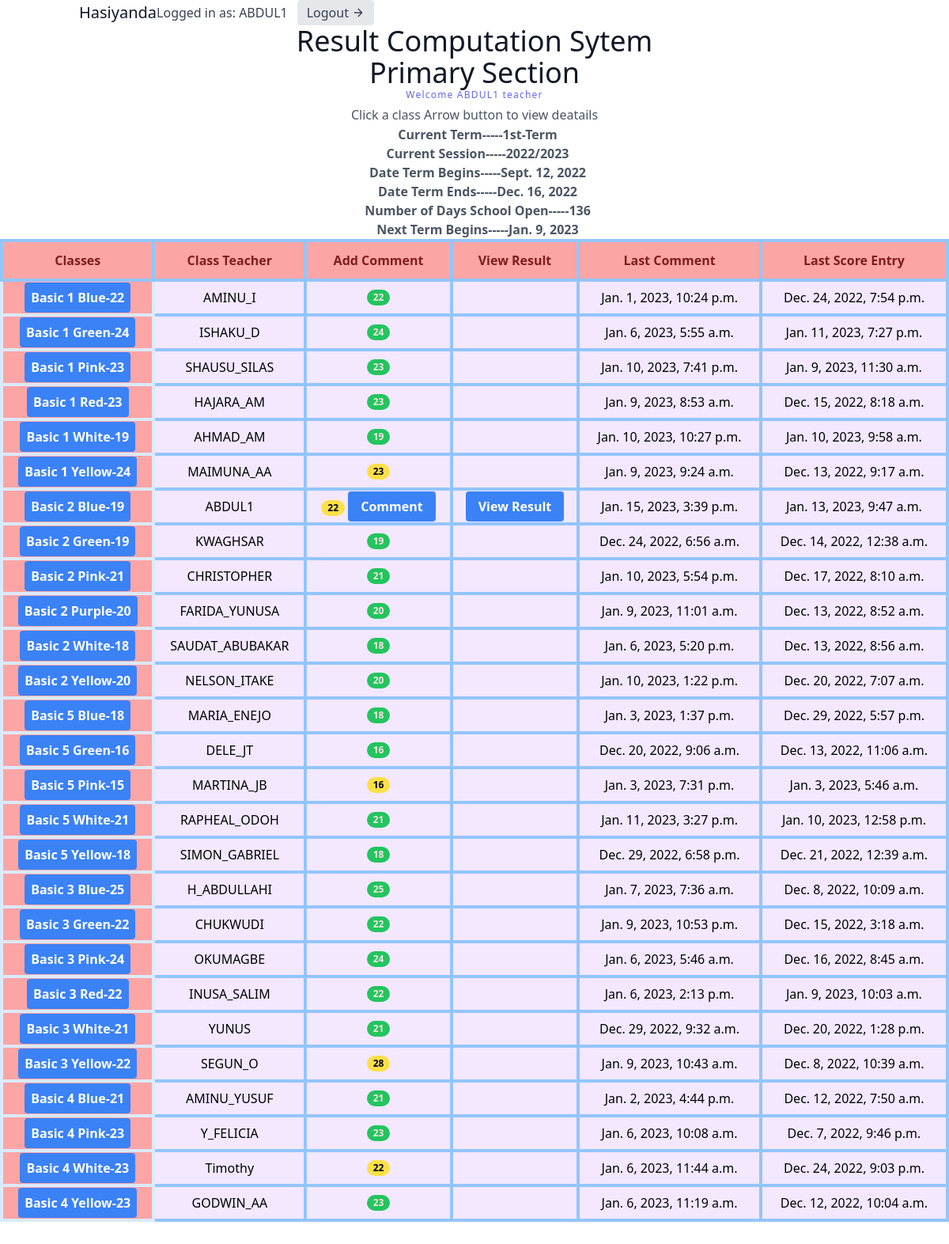
The page /classList/ (signed in) on the database its author committed.
### users/models.py (models this page shows, shortened)
class User(AbstractUser):
    class Role(models.TextChoices):
        ADMIN = 'admin'
        TEACHER = 'teacher'
        STUDENT = 'student'
    base_role = Role.TEACHER
    role = models.CharField(max_length=10, choices= Role.choices , null=True, blank=True)
    section = models.ForeignKey('result.section', on_delete=models.SET_NULL, null=True , blank=True)
    class Meta:
        db_table = 'auth_user'
    def __str__(self):
        return self.username

### result/models.py (models this page shows, shortened)
class section(models.Model):
    sectionName = models.CharField(max_length=100 , unique=True)
    def __str__(self):
        return self.sectionName

class setting(models.Model):
    announcement = models.CharField(max_length=100,null=True)
    announcement_date = models.DateField(auto_now_add=False,null=True)
    news = models.CharField(max_length=100,null=True)
    current_Term = models.CharField(max_length=100,choices=term_choices,null=True)
    current_Session = models.CharField(max_length=100,null=True)
    date_Term_Begin = models.DateField(auto_now_add=False,null=True)
    date_Term_End = models.DateField(auto_now_add=False,null=True)
    number_of_days_school_open = models.IntegerField(null=True)
    next_term_begins = models.DateField(auto_now_add=False,null=True)

class classArmTeacher(models.Model):
    className = models.ForeignKey(all_class, on_delete=models.CASCADE, null=True)
    classArm = models.ForeignKey(classArm, related_name='classArm', on_delete=models.CASCADE, null=True)
    classTeacher = models.ForeignKey(User, on_delete=models.SET_NULL, null=True)
    date = models.DateTimeField(auto_now_add=True)
    class Meta:
        ordering = ['className']

class all_class(models.Model):
    className = models.CharField(max_length=100 , unique=True)
    section = models.ForeignKey(section, on_delete=models.CASCADE, null=True)
    complete = models.BooleanField(default=False)
    date = models.DateTimeField(auto_now_add=True)
    def __str__(self):
        return self.className
    class Meta:
        ordering = ['className']

class classArm(models.Model):
    armName = models.CharField(max_length=100 , unique=True)
    def __str__(self):
        return self.armName
    class Meta:
        ordering = ['armName']

### result/views.py (the view, shortened to what this page needs)
# urls.py: path('classList/', classList.as_view(), name='classList'),
class classList(ListView):
    model = classArmTeacher
    template_name = 'result/classList.html'
    def get_context_data(self, **kwargs):
        context = super(classList, self).get_context_data(**kwargs)
        context['user'] = self.request.user
        context['setting'] = setting.objects.all()
        context['settingForm'] = settingForm()
        if self.request.user.is_staff:
            context["btn"] = "Edit Termlly Settings"
            context['all_class'] = classArmTeacher.objects.annotate(
                commentCount = Count('comment__student__id', distinct=True),
                student_in_assessment = Count('assessment__student__id', distinct=True),
                latestCommentdate = Max('comment__date'),
                latestAssessmentdate = Max('assessment__date')
                )
        else:
            context['all_class'] = classArmTeacher.objects.filter(className__section__sectionName = self.request.user.section).annotate(
                commentCount = Count('comment__id', distinct=True),
                student_in_assessment = Count('assessment__student__id', distinct=True),
                latestCommentdate = Max('comment__date'),
                latestAssessmentdate = Max('assessment__date')
            )
        return context

### result/templates/result/classList.html (shortened to what this page needs)
<script src="https://cdn.tailwindcss.com"></script>
<link rel="stylesheet" href="https://cdn.tailgrids.com/tailgrids-fallback.css" />
{% include 'navbar.html' %}
<section class="text-gray-600 body-font">
   <div class="container px-5  mx-auto">
     <div class="flex flex-col text-center w-full">
       <h1 class="sm:text-4xl text-3xl font-medium title-font text-gray-900">Result Computation Sytem</h1>
       <h1 class="sm:text-4xl text-3xl font-medium title-font text-gray-900">{{ user.section }} Section</h1>
       <h2 class="text-xs text-indigo-500 tracking-widest font-medium title-font mb-1">Welcome {{user.username}} {{user.role}}</h2>
       <p class=" mx-auto leading-relaxed text-base">Click a class Arrow button to view deatails</p>
        {% if setting.count > 0 %}
              <h4 class="font-bold pl-2">
                  Current Term-----{{setting.0.current_Term}}<br>
                  Current Session-----{{setting.0.current_Session}}<br>
                  Date Term Begins-----{{setting.0.date_Term_Begin}}<br>
                  Date Term Ends-----{{setting.0.date_Term_End}}<br>
                  Number of Days School Open-----{{setting.0.number_of_days_school_open}}<br>
                  Next Term Begins-----{{setting.0.next_term_begins}}<br>
              </h4>
        {% endif %}
      </div>
   </div>
   <div class="flex flex-col h-screen">
    <div class="flex-grow overflow-auto">
      <table class="relative w-full border">
        <thead>
          <tr>
            <th class="sticky top-0 border-4 border-blue-300  py-3 text-red-900 bg-red-300">Classes</th>
            <th class="sticky top-0 border-4 border-blue-300  py-3 text-red-900 bg-red-300">Class Teacher</th>
            <th class="sticky top-0 border-4 border-blue-300  py-3 text-red-900 bg-red-300">Add Comment</th>
            <th class="sticky top-0 border-4 border-blue-300  py-3 text-red-900 bg-red-300">View Result</th>
            <th class="sticky top-0 border-4 border-blue-300  py-3 text-red-900 bg-red-300 whitespace-nowrap">Last Comment</th>
            <th class="sticky top-0 border-4 border-blue-300  py-3 text-red-900 bg-red-300 whitespace-nowrap">Last Score Entry</th>
          </tr>
        </thead>
        <tbody class="divide-y bg-purple-100">
          <tr>
            {% for class in all_class %}
            <td class="border-4 border-blue-100  bg-red-300  text-center sticky left-0 ">
              <button class="bg-blue-500 hover:bg-blue-700 text-white font-bold py-2 px-2 rounded">
                <a href="{% url 'result:classDetails' class.id %}">
                  {{ class.className }} {{ class.classArm }}-{{class.student_in_assessment}}
                </a>
              </button>
            </td>
            <td class="border-4 border-blue-300    text-center">{{ class.classTeacher }}</td>
            <td class="border-4 border-blue-300    text-center">
              {%if class.commentCount == class.student_in_assessment %}
                <span class="inline-flex items-center justify-center px-2 py-1 text-xs font-bold leading-none text-red-100 bg-green-500 rounded-full">{{class.commentCount}}</span>
               {% elif class.commentCount > 0 %}
               <span class="inline-flex items-center justify-center px-2 py-1 text-xs font-bold leading-none text-black-100 bg-yellow-300 rounded-full">{{class.commentCount}}</span>
                {%else%}
                <span class="inline-flex items-center justify-center px-2 py-1 text-xs font-bold leading-none text-red-100 bg-red-500 rounded-full">{{class.commentCount}}</span>
               {%endif%}
            {% if class.classTeacher == request.user  or request.user.is_staff %}
              <button class="bg-blue-500 hover:bg-blue-700 text-white font-bold py-2 px-4 rounded">
              <a href="{% url 'result:addComment' class.id %}">Comment </a>
              </button>
            {% endif %}
            </td>
            <td class="border-4 border-blue-300    text-center">
            {% if class.classTeacher == request.user or request.user.is_staff %}
             <button class="bg-blue-500 hover:bg-blue-700 text-white font-bold py-2 px-4 rounded">
              <a href="{% url 'result:examResult' class.id %}">View Result</a>
              </button>
            {% endif %}
            </td>
            <td class="border-4 border-blue-300 text-center  ">
              {{ class.latestCommentdate }}
            </td>
            <td class="border-4 border-blue-300 text-center ">
              {{ class.latestAssessmentdate }}
            </td>
          </tr>
          {% endfor %}
        </tbody>
      </table>
    </div>
  </div>
 </section>

### templates/navbar.html (shortened to what this page needs)
<header class="text-gray-700 body-font">
<link rel="stylesheet" href="https://cdnjs.cloudflare.com/ajax/libs/animate.css/3.5.2/animate.min.css">
    <div class="container mx-auto flex flex-wrap flex-col md:flex-row items-center">
      <a href="" class="flex title-font font-medium items-center text-gray-900 mb-4 md:mb-0">
        <span class="ml-3 text-xl">Hasiyanda</span>
      </a>
      {% if request.user.is_authenticated %}
        Logged in as: {{ request.user.username }}
        <a href="{% url 'result:logoutUser'  %}" class="ml-3 inline-flex items-center bg-gray-200 border-0 py-1 px-3 focus:outline-none hover:bg-gray-300 rounded text-base mt-4 md:mt-0">
          Logout
            <svg fill="none" stroke="currentColor" stroke-linecap="round" stroke-linejoin="round" stroke-width="2" class="w-4 h-4 ml-1" viewBox="0 0 24 24">
                <path d="M5 12h14M12 5l7 7-7 7"></path>
            </svg>
        </a>
      {% endif %}
    </div>
</header>

### rows shown on the page
setting: current_Term "1st-Term", current_Session "2022/2023", date_Term_Begin "Sept. 12, 2022", date_Term_End "Dec. 16, 2022", number_of_days_school_open "136", next_term_begins "Jan. 9, 2023"
classArmTeacher: className "Basic 1", classArm "Blue", student_in_assessment "22", classTeacher "AMINU_I", commentCount "22", latestCommentdate "Jan. 1, 2023, 10:24 p.m.", latestAssessmentdate "Dec. 24, 2022, 7:54 p.m."
classArmTeacher: className "Basic 1", classArm "Green", student_in_assessment "24", classTeacher "ISHAKU_D", commentCount "24", latestCommentdate "Jan. 6, 2023, 5:55 a.m.", latestAssessmentdate "Jan. 11, 2023, 7:27 p.m."
classArmTeacher: className "Basic 1", classArm "Pink", student_in_assessment "23", classTeacher "SHAUSU_SILAS", commentCount "23", latestCommentdate "Jan. 10, 2023, 7:41 p.m.", latestAssessmentdate "Jan. 9, 2023, 11:30 a.m."
classArmTeacher: className "Basic 1", classArm "Red", student_in_assessment "23", classTeacher "HAJARA_AM", commentCount "23", latestCommentdate "Jan. 9, 2023, 8:53 a.m.", latestAssessmentdate "Dec. 15, 2022, 8:18 a.m."
classArmTeacher: className "Basic 1", classArm "White", student_in_assessment "19", classTeacher "AHMAD_AM", commentCount "19", latestCommentdate "Jan. 10, 2023, 10:27 p.m.", latestAssessmentdate "Jan. 10, 2023, 9:58 a.m."
classArmTeacher: className "Basic 1", classArm "Yellow", student_in_assessment "24", classTeacher "MAIMUNA_AA", commentCount "23", latestCommentdate "Jan. 9, 2023, 9:24 a.m.", latestAssessmentdate "Dec. 13, 2022, 9:17 a.m."
classArmTeacher: className "Basic 2", classArm "Blue", student_in_assessment "19", classTeacher "ABDUL1", commentCount "22", shows "Comment", shows "View Result", latestCommentdate "Jan. 15, 2023, 3:39 p.m.", latestAssessmentdate "Jan. 13, 2023, 9:47 a.m."
classArmTeacher: className "Basic 2", classArm "Green", student_in_assessment "19", classTeacher "KWAGHSAR", commentCount "19", latestCommentdate "Dec. 24, 2022, 6:56 a.m.", latestAssessmentdate "Dec. 14, 2022, 12:38 a.m."
classArmTeacher: className "Basic 2", classArm "Pink", student_in_assessment "21", classTeacher "CHRISTOPHER", commentCount "21", latestCommentdate "Jan. 10, 2023, 5:54 p.m.", latestAssessmentdate "Dec. 17, 2022, 8:10 a.m."
classArmTeacher: className "Basic 2", classArm "Purple", student_in_assessment "20", classTeacher "FARIDA_YUNUSA", commentCount "20", latestCommentdate "Jan. 9, 2023, 11:01 a.m.", latestAssessmentdate "Dec. 13, 2022, 8:52 a.m."
classArmTeacher: className "Basic 2", classArm "White", student_in_assessment "18", classTeacher "SAUDAT_ABUBAKAR", commentCount "18", latestCommentdate "Jan. 6, 2023, 5:20 p.m.", latestAssessmentdate "Dec. 13, 2022, 8:56 a.m."
classArmTeacher: className "Basic 2", classArm "Yellow", student_in_assessment "20", classTeacher "NELSON_ITAKE", commentCount "20", latestCommentdate "Jan. 10, 2023, 1:22 p.m.", latestAssessmentdate "Dec. 20, 2022, 7:07 a.m."
classArmTeacher: className "Basic 5", classArm "Blue", student_in_assessment "18", classTeacher "MARIA_ENEJO", commentCount "18", latestCommentdate "Jan. 3, 2023, 1:37 p.m.", latestAssessmentdate "Dec. 29, 2022, 5:57 p.m."
classArmTeacher: className "Basic 5", classArm "Green", student_in_assessment "16", classTeacher "DELE_JT", commentCount "16", latestCommentdate "Dec. 20, 2022, 9:06 a.m.", latestAssessmentdate "Dec. 13, 2022, 11:06 a.m."
classArmTeacher: className "Basic 5", classArm "Pink", student_in_assessment "15", classTeacher "MARTINA_JB", commentCount "16", latestCommentdate "Jan. 3, 2023, 7:31 p.m.", latestAssessmentdate "Jan. 3, 2023, 5:46 a.m."
classArmTeacher: className "Basic 5", classArm "White", student_in_assessment "21", classTeacher "RAPHEAL_ODOH", commentCount "21", latestCommentdate "Jan. 11, 2023, 3:27 p.m.", latestAssessmentdate "Jan. 10, 2023, 12:58 p.m."
classArmTeacher: className "Basic 5", classArm "Yellow", student_in_assessment "18", classTeacher "SIMON_GABRIEL", commentCount "18", latestCommentdate "Dec. 29, 2022, 6:58 p.m.", latestAssessmentdate "Dec. 21, 2022, 12:39 a.m."
classArmTeacher: className "Basic 3", classArm "Blue", student_in_assessment "25", classTeacher "H_ABDULLAHI", commentCount "25", latestCommentdate "Jan. 7, 2023, 7:36 a.m.", latestAssessmentdate "Dec. 8, 2022, 10:09 a.m."
classArmTeacher: className "Basic 3", classArm "Green", student_in_assessment "22", classTeacher "CHUKWUDI", commentCount "22", latestCommentdate "Jan. 9, 2023, 10:53 p.m.", latestAssessmentdate "Dec. 15, 2022, 3:18 a.m."
classArmTeacher: className "Basic 3", classArm "Pink", student_in_assessment "24", classTeacher "OKUMAGBE", commentCount "24", latestCommentdate "Jan. 6, 2023, 5:46 a.m.", latestAssessmentdate "Dec. 16, 2022, 8:45 a.m."
classArmTeacher: className "Basic 3", classArm "Red", student_in_assessment "22", classTeacher "INUSA_SALIM", commentCount "22", latestCommentdate "Jan. 6, 2023, 2:13 p.m.", latestAssessmentdate "Jan. 9, 2023, 10:03 a.m."
classArmTeacher: className "Basic 3", classArm "White", student_in_assessment "21", classTeacher "YUNUS", commentCount "21", latestCommentdate "Dec. 29, 2022, 9:32 a.m.", latestAssessmentdate "Dec. 20, 2022, 1:28 p.m."
classArmTeacher: className "Basic 3", classArm "Yellow", student_in_assessment "22", classTeacher "SEGUN_O", commentCount "28", latestCommentdate "Jan. 9, 2023, 10:43 a.m.", latestAssessmentdate "Dec. 8, 2022, 10:39 a.m."
classArmTeacher: className "Basic 4", classArm "Blue", student_in_assessment "21", classTeacher "AMINU_YUSUF", commentCount "21", latestCommentdate "Jan. 2, 2023, 4:44 p.m.", latestAssessmentdate "Dec. 12, 2022, 7:50 a.m."
classArmTeacher: className "Basic 4", classArm "Pink", student_in_assessment "23", classTeacher "Y_FELICIA", commentCount "23", latestCommentdate "Jan. 6, 2023, 10:08 a.m.", latestAssessmentdate "Dec. 7, 2022, 9:46 p.m."
classArmTeacher: className "Basic 4", classArm "White", student_in_assessment "23", classTeacher "Timothy", commentCount "22", latestCommentdate "Jan. 6, 2023, 11:44 a.m.", latestAssessmentdate "Dec. 24, 2022, 9:03 p.m."
classArmTeacher: className "Basic 4", classArm "Yellow", student_in_assessment "23", classTeacher "GODWIN_AA", commentCount "23", latestCommentdate "Jan. 6, 2023, 11:19 a.m.", latestAssessmentdate "Dec. 12, 2022, 10:04 a.m."

### other values the page prints
{{ request.user.username }} "ABDUL1"
{{ user.section }} "Primary"
{{ user.username }} "ABDUL1"
{{ user.role }} "teacher"
